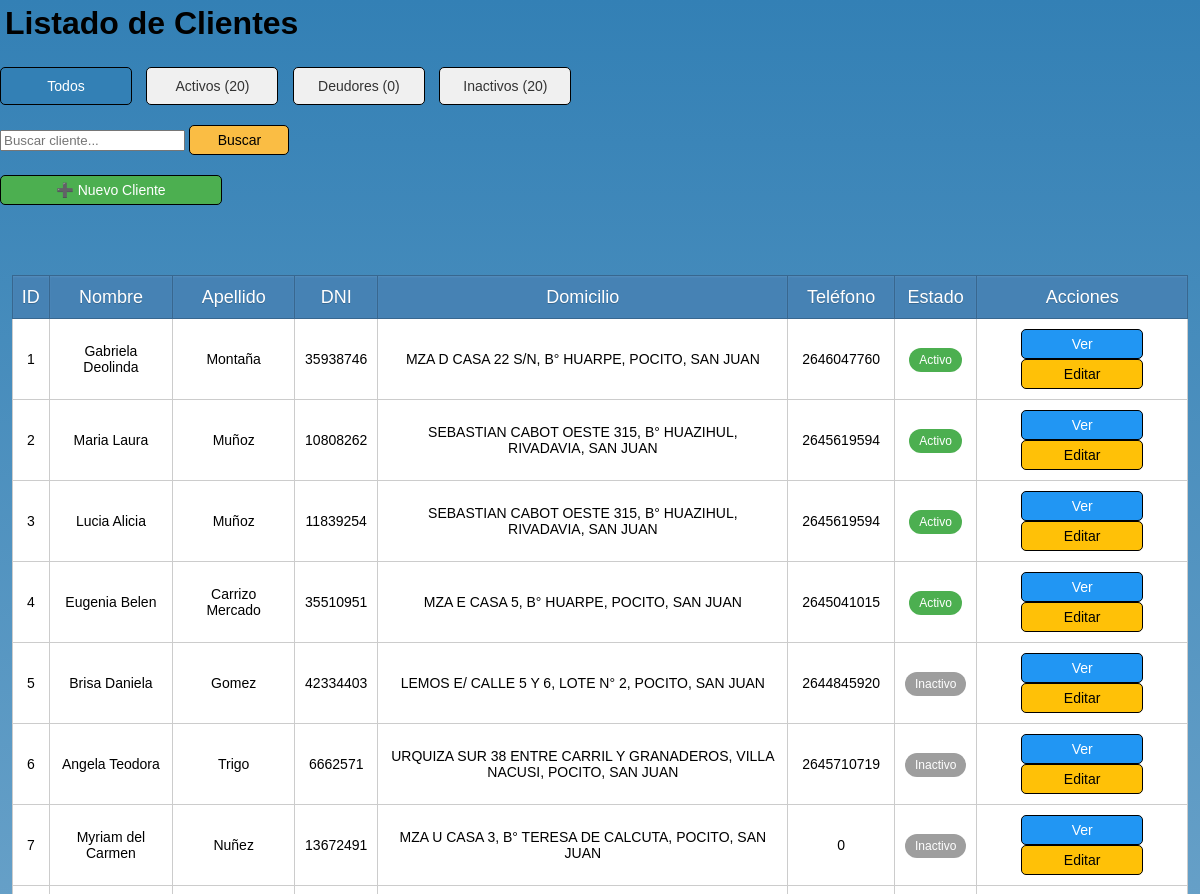
The app's page /src/modules/clientes/index_clientes.php (upper part), older data.
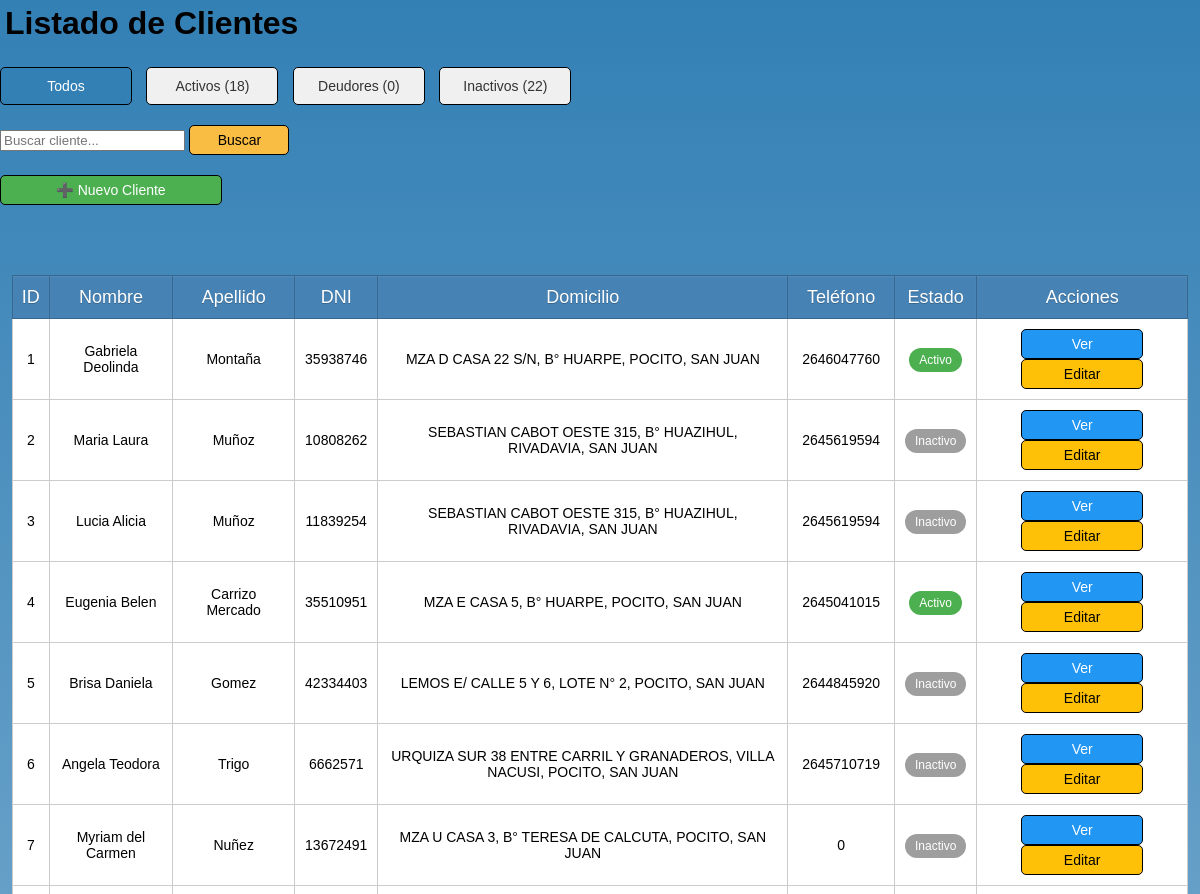
The same page, newer data.
### tables this page shows
CREATE TABLE `clientes` (
  `id_cliente` int(10) UNSIGNED NOT NULL,
  `nombre` text NOT NULL,
  `apellido` text NOT NULL,
  `dni` varchar(20) NOT NULL,
  `domicilio` varchar(100) NOT NULL,
  `telefono` varchar(20) NOT NULL,
  `estado` enum('Activo','Deudor','Inactivo') NOT NULL
);

### src/modules/clientes/index_clientes.php (the view, shortened to what this page needs)
<?php
require_once '../../config/database.php';
$buscar = isset($_GET['buscar']) ? trim($_GET['buscar']) : '';
$estado = isset($_GET['estado']) ? $_GET['estado'] : '';
$query = "SELECT id_cliente, nombre, apellido, dni, domicilio, telefono, estado
          FROM clientes
          WHERE 1";
$result = $conn->query($query);
?>
<!DOCTYPE html>
<html lang="es">
<head>
    <link rel="stylesheet" href="../../../style/style.css">
</head>
<body>
    <h1>Listado de Clientes</h1>
    <div class="filtros-estado">
        <a href="index_clientes.php" class="<?php echo empty($estado) ? 'activo' : ''; ?>">Todos</a>
        <a href="index_clientes.php?estado=Activo" class="<?php echo $estado == 'Activo' ? 'activo' : ''; ?>">Activos (<?php echo contar_clientes('Activo'); ?>)</a>
        <a href="index_clientes.php?estado=Deudor" class="<?php echo $estado == 'Deudor' ? 'activo' : ''; ?>">Deudores (<?php echo contar_clientes('Deudor'); ?>)</a>
        <a href="index_clientes.php?estado=Inactivo" class="<?php echo $estado == 'Inactivo' ? 'activo' : ''; ?>">Inactivos (<?php echo contar_clientes('Inactivo'); ?>)</a>
    </div>
    <form action="index_clientes.php" method="GET">
        <input type="text" name="buscar" placeholder="Buscar cliente..." value="<?php echo htmlspecialchars($buscar); ?>">
        <button type="submit">Buscar</button>
    </form>
    <a href="registrar_cliente.php" class="nuevo-cliente">➕ Nuevo Cliente</a>
    <table>
        <thead>
            <tr>
                <th>ID</th>
                <th>Nombre</th>
                <th>Apellido</th>
                <th>DNI</th>
                <th>Domicilio</th>
                <th>Teléfono</th>
                <th>Estado</th>
                <th>Acciones</th>
            </tr>
        </thead>
        <tbody>
            <?php if ($result->num_rows > 0): ?>
                <?php while ($cliente = $result->fetch_assoc()): ?>
                    <tr class="estado-<?php echo strtolower($cliente['estado']); ?>">
                        <td><?php echo $cliente['id_cliente']; ?></td>
                        <td><?php echo htmlspecialchars($cliente['nombre']); ?></td>
                        <td><?php echo htmlspecialchars($cliente['apellido']); ?></td>
                        <td><?php echo $cliente['dni']; ?></td>
                        <td><?php echo htmlspecialchars($cliente['domicilio']); ?></td>
                        <td><?php echo $cliente['telefono']; ?></td>
                        <td>
                            <span class="badge-estado <?php echo strtolower($cliente['estado']); ?>">
                                <?php echo $cliente['estado']; ?>
                            </span>
                        </td>
                        <td>
                        <a href="detalle_cliente.php?id_cliente=<?php echo $cliente['id_cliente']; ?>" class="btn-ver">Ver</a>
                            <a href="editar_cliente.php?id_cliente=<?php echo $cliente['id_cliente']; ?>" class="btn-editar">Editar</a>
                        </td>
                    </tr>
                <?php endwhile; ?>
            <?php else: ?>
                <tr>
                    <td colspan="8" class="sin-resultados">No se encontraron clientes</td>
                </tr>
            <?php endif; ?>
        </tbody>
    </table>
</body>
</html>
<?php
function contar_clientes($estado)
{
    global $conn;
    $query = "SELECT COUNT(*) AS total FROM clientes WHERE estado = '" . $conn->real_escape_string($estado) . "'";
    $result = $conn->query($query);
    return $result->fetch_assoc()['total'];
}
?>

Row changes from the older to the newer data that the page shows:
changed clientes "Maria Laura": estado "Activo" → "Inactivo"
changed clientes "Lucia Alicia": estado "Activo" → "Inactivo"
Text that changed along with them:
contar_clientes('Activo'): "20" → "18"
contar_clientes('Inactivo'): "20" → "22"
